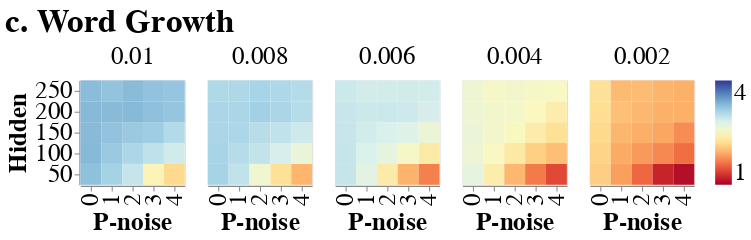

Source (notebook cell):
### Markdown cell above
## Word growth

### Code cell
r3 = fig2(
    df_growth_word,
    title="c. Word Growth",
    var="growth",
    color_scheme="redyellowblue",
    domain=(1, 4),
    font_size=24,
    epsilon_label="",
    hide_legend=False
)

r3

### Figure 1 — Vega-Lite specification as saved in the notebook (floating-point values rounded to 4 significant figures)
{"config": {"view": {"continuousWidth": 400, "continuousHeight": 300}, "axis": {"labelFontSize": 24, "titleFontSize": 24}, "header": {"labelFontSize": 24, "titleFontSize": 24}, "legend": {"labelFontSize": 24, "titleFontSize": 24}, "title": {"font": "serif", "fontSize": 32, "fontStyle": "normal"}}, "data": {"name": "data-d84a7aaa31c09cefe8e3cfa32ea7f166"}, "mark": "rect", "encoding": {"color": {"type": "quantitative", "field": "growth", "scale": {"domain": [1, 4], "scheme": "redyellowblue"}, "title": null}, "column": {"type": "ordinal", "field": "learning_rate", "sort": "descending", "title": ""}, "x": {"type": "ordinal", "field": "p_noise", "title": "P-noise"}, "y": {"type": "ordinal", "field": "hidden_units", "sort": "descending", "title": "Hidden"}}, "title": "c. Word Growth", "$schema": "https://vega.github.io/schema/vega-lite/v4.8.1.json", "datasets": {"data-d84a7aaa31c09cefe8e3cfa32ea7f166": [{"hidden_units": 50.0, "p_noise": 0.0, "learning_rate": 0.002, "code_name": 64760000.0, "cleanup_units": 15.0, "mse": 0.001613, "max_acc": 0.8724, "k": 7.331, "x0": 0.01354, "growth": 2.109}, {"hidden_units": 50.0, "p_noise": 0.0, "learning_rate": 0.004, "code_name": 64760000.0, "cleanup_units": 15.0, "mse": 0.001807, "max_acc": 0.9069, "k": 14.52, "x0": 0.007016, "growth": 2.701}, {"hidden_units": 50.0, "p_noise": 0.0, "learning_rate": 0.006, "code_name": 64760000.0, "cleanup_units": 15.0, "mse": 0.002192, "max_acc": 0.9245, "k": 18.64, "x0": 0.003905, "growth": 2.938}, {"hidden_units": 50.0, "p_noise": 0.0, "learning_rate": 0.008, "code_name": 64760000.0, "cleanup_units": 15.0, "mse": 0.002609, "max_acc": 0.9417, "k": 23.14, "x0": 0.002667, "growth": 3.121}, {"hidden_units": 50.0, "p_noise": 0.0, "learning_rate": 0.01, "code_name": 64760000.0, "cleanup_units": 15.0, "mse": 0.002172, "max_acc": 0.9428, "k": 26.95, "x0": 0.001875, "growth": 3.255}, {"hidden_units": 50.0, "p_noise": 1.0, "learning_rate": 0.002, "code_name": 64760000.0, "cleanup_units": 15.0, "mse": 0.00123, "max_acc": 0.8753, "k": 5.469, "x0": 0.0494, "growth": 1.842}, {"hidden_units": 50.0, "p_noise": 1.0, "learning_rate": 0.004, "code_name": 64760000.0, "cleanup_units": 15.0, "mse": 0.001672, "max_acc": 0.9116, "k": 10.35, "x0": 0.02052, "growth": 2.375}, {"hidden_units": 50.0, "p_noise": 1.0, "learning_rate": 0.006, "code_name": 64760000.0, "cleanup_units": 15.0, "mse": 0.00189, "max_acc": 0.9156, "k": 15.37, "x0": 0.01294, "growth": 2.74}, {"hidden_units": 50.0, "p_noise": 1.0, "learning_rate": 0.008, "code_name": 64760000.0, "cleanup_units": 15.0, "mse": 0.001937, "max_acc": 0.9169, "k": 19.89, "x0": 0.008648, "growth": 2.969}, {"hidden_units": 50.0, "p_noise": 1.0, "learning_rate": 0.01, "code_name": 64760000.0, "cleanup_units": 15.0, "mse": 0.002128, "max_acc": 0.9211, "k": 23.19, "x0": 0.006649, "growth": 3.128}, {"hidden_units": 50.0, "p_noise": 2.0, "learning_rate": 0.002, "code_name": 64760000.0, "cleanup_units": 15.0, "mse": 0.0007661, "max_acc": 0.8405, "k": 3.909, "x0": 0.1333, "growth": 1.564}, {"hidden_units": 50.0, "p_noise": 2.0, "learning_rate": 0.004, "code_name": 64760000.0, "cleanup_units": 15.0, "mse": 0.001328, "max_acc": 0.8866, "k": 6.513, "x0": 0.05958, "growth": 1.973}, {"hidden_units": 50.0, "p_noise": 2.0, "learning_rate": 0.006, "code_name": 64760000.0, "cleanup_units": 15.0, "mse": 0.002031, "max_acc": 0.8901, "k": 9.949, "x0": 0.03443, "growth": 2.349}, {"hidden_units": 50.0, "p_noise": 2.0, "learning_rate": 0.008, "code_name": 64760000.0, "cleanup_units": 15.0, "mse": 0.001881, "max_acc": 0.9055, "k": 13.36, "x0": 0.02401, "growth": 2.606}, {"hidden_units": 50.0, "p_noise": 2.0, "learning_rate": 0.01, "code_name": 64760000.0, "cleanup_units": 15.0, "mse": 0.002219, "max_acc": 0.8978, "k": 18.73, "x0": 0.01941, "growth": 2.932}, {"hidden_units": 50.0, "p_noise": 3.0, "learning_rate": 0.002, "code_name": 64760000.0, "cleanup_units": 15.0, "mse": 0.00108, "max_acc": 0.8265, "k": 2.492, "x0": 0.2407, "growth": 1.216}, {"hidden_units": 50.0, "p_noise": 3.0, "learning_rate": 0.004, "code_name": 64760000.0, "cleanup_units": 15.0, "mse": 0.001173, "max_acc": 0.8641, "k": 4.562, "x0": 0.1094, "growth": 1.664}, {"hidden_units": 50.0, "p_noise": 3.0, "learning_rate": 0.006, "code_name": 64760000.0, "cleanup_units": 15.0, "mse": 0.001409, "max_acc": 0.8661, "k": 6.324, "x0": 0.06728, "growth": 1.944}, {"hidden_units": 50.0, "p_noise": 3.0, "learning_rate": 0.008, "code_name": 64760000.0, "cleanup_units": 15.0, "mse": 0.002042, "max_acc": 0.8637, "k": 8.819, "x0": 0.04698, "growth": 2.242}, {"hidden_units": 50.0, "p_noise": 3.0, "learning_rate": 0.01, "code_name": 64760000.0, "cleanup_units": 15.0, "mse": 0.00198, "max_acc": 0.8812, "k": 11.16, "x0": 0.03398, "growth": 2.441}, {"hidden_units": 50.0, "p_noise": 4.0, "learning_rate": 0.002, "code_name": 64760000.0, "cleanup_units": 15.0, "mse": 0.001225, "max_acc": 0.8189, "k": 2.503, "x0": 0.3753, "growth": 1.088}, {"hidden_units": 50.0, "p_noise": 4.0, "learning_rate": 0.004, "code_name": 64760000.0, "cleanup_units": 15.0, "mse": 0.001236, "max_acc": 0.8431, "k": 3.28, "x0": 0.1748, "growth": 1.416}, {"hidden_units": 50.0, "p_noise": 4.0, "learning_rate": 0.006, "code_name": 64760000.0, "cleanup_units": 15.0, "mse": 0.001501, "max_acc": 0.8365, "k": 4.676, "x0": 0.1041, "growth": 1.693}, {"hidden_units": 50.0, "p_noise": 4.0, "learning_rate": 0.008, "code_name": 64760000.0, "cleanup_units": 15.0, "mse": 0.001417, "max_acc": 0.8584, "k": 6.403, "x0": 0.06947, "growth": 1.96}, {"hidden_units": 50.0, "p_noise": 4.0, "learning_rate": 0.01, "code_name": 64760000.0, "cleanup_units": 15.0, "mse": 0.002262, "max_acc": 0.8491, "k": 8.285, "x0": 0.05476, "growth": 2.185}, {"hidden_units": 100.0, "p_noise": 0.0, "learning_rate": 0.002, "code_name": 64760000.0, "cleanup_units": 15.0, "mse": 0.001991, "max_acc": 0.9146, "k": 7.846, "x0": 0.008416, "growth": 2.148}, {"hidden_units": 100.0, "p_noise": 0.0, "learning_rate": 0.004, "code_name": 64760000.0, "cleanup_units": 15.0, "mse": 0.002688, "max_acc": 0.9592, "k": 13.65, "x0": 0.003875, "growth": 2.632}, {"hidden_units": 100.0, "p_noise": 0.0, "learning_rate": 0.006, "code_name": 64760000.0, "cleanup_units": 15.0, "mse": 0.002054, "max_acc": 0.974, "k": 19.61, "x0": 0.002893, "growth": 2.937}, {"hidden_units": 100.0, "p_noise": 0.0, "learning_rate": 0.008, "code_name": 64760000.0, "cleanup_units": 15.0, "mse": 0.002357, "max_acc": 0.9791, "k": 23.65, "x0": 0.001775, "growth": 3.115}, {"hidden_units": 100.0, "p_noise": 0.0, "learning_rate": 0.01, "code_name": 64760000.0, "cleanup_units": 15.0, "mse": 0.002587, "max_acc": 0.9794, "k": 29.32, "x0": 0.0009945, "growth": 3.302}, {"hidden_units": 100.0, "p_noise": 1.0, "learning_rate": 0.002, "code_name": 64760000.0, "cleanup_units": 15.0, "mse": 0.001269, "max_acc": 0.9575, "k": 6.166, "x0": 0.02146, "growth": 1.898}, {"hidden_units": 100.0, "p_noise": 1.0, "learning_rate": 0.004, "code_name": 64760000.0, "cleanup_units": 15.0, "mse": 0.00165, "max_acc": 0.9653, "k": 12.46, "x0": 0.009216, "growth": 2.511}, {"hidden_units": 100.0, "p_noise": 1.0, "learning_rate": 0.006, "code_name": 64760000.0, "cleanup_units": 15.0, "mse": 0.001548, "max_acc": 0.9692, "k": 17.09, "x0": 0.005534, "growth": 2.805}, {"hidden_units": 100.0, "p_noise": 1.0, "learning_rate": 0.008, "code_name": 64760000.0, "cleanup_units": 15.0, "mse": 0.001507, "max_acc": 0.9781, "k": 21.88, "x0": 0.004671, "growth": 3.032}, {"hidden_units": 100.0, "p_noise": 1.0, "learning_rate": 0.01, "code_name": 64760000.0, "cleanup_units": 15.0, "mse": 0.001482, "max_acc": 0.9786, "k": 25.9, "x0": 0.003036, "growth": 3.193}, {"hidden_units": 100.0, "p_noise": 2.0, "learning_rate": 0.002, "code_name": 64760000.0, "cleanup_units": 15.0, "mse": 0.001236, "max_acc": 0.9257, "k": 5.491, "x0": 0.04743, "growth": 1.811}, {"hidden_units": 100.0, "p_noise": 2.0, "learning_rate": 0.004, "code_name": 64760000.0, "cleanup_units": 15.0, "mse": 0.001256, "max_acc": 0.9578, "k": 10.29, "x0": 0.02, "growth": 2.329}, {"hidden_units": 100.0, "p_noise": 2.0, "learning_rate": 0.006, "code_name": 64760000.0, "cleanup_units": 15.0, "mse": 0.001344, "max_acc": 0.9693, "k": 15.66, "x0": 0.01317, "growth": 2.712}, {"hidden_units": 100.0, "p_noise": 2.0, "learning_rate": 0.008, "code_name": 64760000.0, "cleanup_units": 15.0, "mse": 0.001325, "max_acc": 0.9742, "k": 20.03, "x0": 0.009033, "growth": 2.956}, {"hidden_units": 100.0, "p_noise": 2.0, "learning_rate": 0.01, "code_name": 64760000.0, "cleanup_units": 15.0, "mse": 0.001344, "max_acc": 0.9774, "k": 23.33, "x0": 0.005622, "growth": 3.086}, {"hidden_units": 100.0, "p_noise": 3.0, "learning_rate": 0.002, "code_name": 64760000.0, "cleanup_units": 15.0, "mse": 0.0009732, "max_acc": 0.9006, "k": 4.901, "x0": 0.08643, "growth": 1.728}, {"hidden_units": 100.0, "p_noise": 3.0, "learning_rate": 0.004, "code_name": 64760000.0, "cleanup_units": 15.0, "mse": 0.001171, "max_acc": 0.9518, "k": 7.901, "x0": 0.03727, "growth": 2.119}, {"hidden_units": 100.0, "p_noise": 3.0, "learning_rate": 0.006, "code_name": 64760000.0, "cleanup_units": 15.0, "mse": 0.001361, "max_acc": 0.9662, "k": 13.17, "x0": 0.02109, "growth": 2.541}, {"hidden_units": 100.0, "p_noise": 3.0, "learning_rate": 0.008, "code_name": 64760000.0, "cleanup_units": 15.0, "mse": 0.0014, "max_acc": 0.9704, "k": 17.95, "x0": 0.01581, "growth": 2.831}, {"hidden_units": 100.0, "p_noise": 3.0, "learning_rate": 0.01, "code_name": 64760000.0, "cleanup_units": 15.0, "mse": 0.001468, "max_acc": 0.9706, "k": 20.77, "x0": 0.01103, "growth": 2.975}, {"hidden_units": 100.0, "p_noise": 4.0, "learning_rate": 0.002, "code_name": 64760000.0, "cleanup_units": 15.0, "mse": 0.0009965, "max_acc": 0.8675, "k": 4.092, "x0": 0.1384, "growth": 1.598}, {"hidden_units": 100.0, "p_noise": 4.0, "learning_rate": 0.004, "code_name": 64760000.0, "cleanup_units": 15.0, "mse": 0.001172, "max_acc": 0.9207, "k": 6.895, "x0": 0.06306, "growth": 2.017}, {"hidden_units": 100.0, "p_noise": 4.0, "learning_rate": 0.006, "code_name": 64760000.0, "cleanup_units": 15.0, "mse": 0.001259, "max_acc": 0.9472, "k": 10.32, "x0": 0.03542, "growth": 2.339}, {"hidden_units": 100.0, "p_noise": 4.0, "learning_rate": 0.008, "code_name": 64760000.0, "cleanup_units": 15.0, "mse": 0.00129, "max_acc": 0.9575, "k": 15.09, "x0": 0.02457, "growth": 2.658}, {"hidden_units": 100.0, "p_noise": 4.0, "learning_rate": 0.01, "code_name": 64760000.0, "cleanup_units": 15.0, "mse": 0.001555, "max_acc": 0.9648, "k": 18.49, "x0": 0.01823, "growth": 2.865}, {"hidden_units": 150.0, "p_noise": 0.0, "learning_rate": 0.002, "code_name": 64760000.0, "cleanup_units": 15.0, "mse": 0.002302, "max_acc": 0.9145, "k": 8.145, "x0": 0.006429, "growth": 2.179}, {"hidden_units": 150.0, "p_noise": 0.0, "learning_rate": 0.004, "code_name": 64760000.0, "cleanup_units": 15.0, "mse": 0.002585, "max_acc": 0.9632, "k": 14.0, "x0": 0.002712, "growth": 2.65}, {"hidden_units": 150.0, "p_noise": 0.0, "learning_rate": 0.006, "code_name": 64760000.0, "cleanup_units": 15.0, "mse": 0.002392, "max_acc": 0.9777, "k": 19.52, "x0": 0.002196, "growth": 2.931}, {"hidden_units": 150.0, "p_noise": 0.0, "learning_rate": 0.008, "code_name": 64760000.0, "cleanup_units": 15.0, "mse": 0.002305, "max_acc": 0.9898, "k": 23.48, "x0": 0.0007772, "growth": 3.097}, {"hidden_units": 150.0, "p_noise": 0.0, "learning_rate": 0.01, "code_name": 64760000.0, "cleanup_units": 15.0, "mse": 0.002434, "max_acc": 0.9908, "k": 28.98, "x0": 0.0008347, "growth": 3.287}, {"hidden_units": 150.0, "p_noise": 1.0, "learning_rate": 0.002, "code_name": 64760000.0, "cleanup_units": 15.0, "mse": 0.00149, "max_acc": 0.947, "k": 6.564, "x0": 0.01563, "growth": 1.969}, {"hidden_units": 150.0, "p_noise": 1.0, "learning_rate": 0.004, "code_name": 64760000.0, "cleanup_units": 15.0, "mse": 0.001616, "max_acc": 0.9685, "k": 12.99, "x0": 0.007577, "growth": 2.569}, {"hidden_units": 150.0, "p_noise": 1.0, "learning_rate": 0.006, "code_name": 64760000.0, "cleanup_units": 15.0, "mse": 0.001578, "max_acc": 0.9805, "k": 18.15, "x0": 0.004728, "growth": 2.863}, {"hidden_units": 150.0, "p_noise": 1.0, "learning_rate": 0.008, "code_name": 64760000.0, "cleanup_units": 15.0, "mse": 0.001587, "max_acc": 0.9863, "k": 23.41, "x0": 0.003402, "growth": 3.094}, {"hidden_units": 150.0, "p_noise": 1.0, "learning_rate": 0.01, "code_name": 64760000.0, "cleanup_units": 15.0, "mse": 0.00183, "max_acc": 0.9902, "k": 27.27, "x0": 0.002247, "growth": 3.237}, {"hidden_units": 150.0, "p_noise": 2.0, "learning_rate": 0.002, "code_name": 64760000.0, "cleanup_units": 15.0, "mse": 0.001088, "max_acc": 0.9284, "k": 6.113, "x0": 0.03085, "growth": 1.923}, {"hidden_units": 150.0, "p_noise": 2.0, "learning_rate": 0.004, "code_name": 64760000.0, "cleanup_units": 15.0, "mse": 0.001246, "max_acc": 0.9719, "k": 12.33, "x0": 0.01402, "growth": 2.501}, {"hidden_units": 150.0, "p_noise": 2.0, "learning_rate": 0.006, "code_name": 64760000.0, "cleanup_units": 15.0, "mse": 0.001244, "max_acc": 0.978, "k": 17.16, "x0": 0.007987, "growth": 2.811}, {"hidden_units": 150.0, "p_noise": 2.0, "learning_rate": 0.008, "code_name": 64760000.0, "cleanup_units": 15.0, "mse": 0.001183, "max_acc": 0.984, "k": 21.65, "x0": 0.005241, "growth": 3.021}, {"hidden_units": 150.0, "p_noise": 2.0, "learning_rate": 0.01, "code_name": 64760000.0, "cleanup_units": 15.0, "mse": 0.001371, "max_acc": 0.9878, "k": 26.18, "x0": 0.004499, "growth": 3.194}, {"hidden_units": 150.0, "p_noise": 3.0, "learning_rate": 0.002, "code_name": 64760000.0, "cleanup_units": 15.0, "mse": 0.0009655, "max_acc": 0.9201, "k": 5.799, "x0": 0.05133, "growth": 1.877}, {"hidden_units": 150.0, "p_noise": 3.0, "learning_rate": 0.004, "code_name": 64760000.0, "cleanup_units": 15.0, "mse": 0.001486, "max_acc": 0.9646, "k": 10.6, "x0": 0.02056, "growth": 2.366}, {"hidden_units": 150.0, "p_noise": 3.0, "learning_rate": 0.006, "code_name": 64760000.0, "cleanup_units": 15.0, "mse": 0.001269, "max_acc": 0.9723, "k": 16.72, "x0": 0.01346, "growth": 2.77}, {"hidden_units": 150.0, "p_noise": 3.0, "learning_rate": 0.008, "code_name": 64760000.0, "cleanup_units": 15.0, "mse": 0.001315, "max_acc": 0.9828, "k": 20.61, "x0": 0.009141, "growth": 2.971}, {"hidden_units": 150.0, "p_noise": 3.0, "learning_rate": 0.01, "code_name": 64760000.0, "cleanup_units": 15.0, "mse": 0.001281, "max_acc": 0.987, "k": 25.34, "x0": 0.006949, "growth": 3.165}, {"hidden_units": 150.0, "p_noise": 4.0, "learning_rate": 0.002, "code_name": 64760000.0, "cleanup_units": 15.0, "mse": 0.00103, "max_acc": 0.9148, "k": 5.023, "x0": 0.06965, "growth": 1.752}, {"hidden_units": 150.0, "p_noise": 4.0, "learning_rate": 0.004, "code_name": 64760000.0, "cleanup_units": 15.0, "mse": 0.001142, "max_acc": 0.955, "k": 9.171, "x0": 0.03122, "growth": 2.244}, {"hidden_units": 150.0, "p_noise": 4.0, "learning_rate": 0.006, "code_name": 64760000.0, "cleanup_units": 15.0, "mse": 0.001274, "max_acc": 0.9765, "k": 14.73, "x0": 0.019, "growth": 2.647}, {"hidden_units": 150.0, "p_noise": 4.0, "learning_rate": 0.008, "code_name": 64760000.0, "cleanup_units": 15.0, "mse": 0.001287, "max_acc": 0.9786, "k": 18.94, "x0": 0.01312, "growth": 2.89}, {"hidden_units": 150.0, "p_noise": 4.0, "learning_rate": 0.01, "code_name": 64760000.0, "cleanup_units": 15.0, "mse": 0.001407, "max_acc": 0.982, "k": 22.17, "x0": 0.009002, "growth": 3.05}, {"hidden_units": 200.0, "p_noise": 0.0, "learning_rate": 0.002, "code_name": 64760000.0, "cleanup_units": 15.0, "mse": 0.002609, "max_acc": 0.9126, "k": 8.586, "x0": 0.006145, "growth": 2.222}, {"hidden_units": 200.0, "p_noise": 0.0, "learning_rate": 0.004, "code_name": 64760000.0, "cleanup_units": 15.0, "mse": 0.002995, "max_acc": 0.9583, "k": 13.63, "x0": 0.002097, "growth": 2.627}, {"hidden_units": 200.0, "p_noise": 0.0, "learning_rate": 0.006, "code_name": 64760000.0, "cleanup_units": 15.0, "mse": 0.002646, "max_acc": 0.9764, "k": 19.35, "x0": 0.001511, "growth": 2.928}, {"hidden_units": 200.0, "p_noise": 0.0, "learning_rate": 0.008, "code_name": 64760000.0, "cleanup_units": 15.0, "mse": 0.002451, "max_acc": 0.9859, "k": 23.57, "x0": 0.0006578, "growth": 3.103}, {"hidden_units": 200.0, "p_noise": 0.0, "learning_rate": 0.01, "code_name": 64760000.0, "cleanup_units": 15.0, "mse": 0.002385, "max_acc": 0.987, "k": 29.39, "x0": 0.0006439, "growth": 3.298}, {"hidden_units": 200.0, "p_noise": 1.0, "learning_rate": 0.002, "code_name": 64760000.0, "cleanup_units": 15.0, "mse": 0.001385, "max_acc": 0.9447, "k": 6.974, "x0": 0.01526, "growth": 2.02}, {"hidden_units": 200.0, "p_noise": 1.0, "learning_rate": 0.004, "code_name": 64760000.0, "cleanup_units": 15.0, "mse": 0.001554, "max_acc": 0.9726, "k": 13.41, "x0": 0.006796, "growth": 2.58}, {"hidden_units": 200.0, "p_noise": 1.0, "learning_rate": 0.006, "code_name": 64760000.0, "cleanup_units": 15.0, "mse": 0.001623, "max_acc": 0.9814, "k": 18.96, "x0": 0.004446, "growth": 2.901}, {"hidden_units": 200.0, "p_noise": 1.0, "learning_rate": 0.008, "code_name": 64760000.0, "cleanup_units": 15.0, "mse": 0.00145, "max_acc": 0.987, "k": 23.67, "x0": 0.002686, "growth": 3.1}, {"hidden_units": 200.0, "p_noise": 1.0, "learning_rate": 0.01, "code_name": 64760000.0, "cleanup_units": 15.0, "mse": 0.001544, "max_acc": 0.9887, "k": 28.88, "x0": 0.002467, "growth": 3.286}, {"hidden_units": 200.0, "p_noise": 2.0, "learning_rate": 0.002, "code_name": 64760000.0, "cleanup_units": 15.0, "mse": 0.00124, "max_acc": 0.9433, "k": 6.579, "x0": 0.02631, "growth": 1.972}, {"hidden_units": 200.0, "p_noise": 2.0, "learning_rate": 0.004, "code_name": 64760000.0, "cleanup_units": 15.0, "mse": 0.001329, "max_acc": 0.972, "k": 13.15, "x0": 0.01231, "growth": 2.56}, {"hidden_units": 200.0, "p_noise": 2.0, "learning_rate": 0.006, "code_name": 64760000.0, "cleanup_units": 15.0, "mse": 0.001519, "max_acc": 0.9781, "k": 19.1, "x0": 0.007458, "growth": 2.905}, {"hidden_units": 200.0, "p_noise": 2.0, "learning_rate": 0.008, "code_name": 64760000.0, "cleanup_units": 15.0, "mse": 0.0014, "max_acc": 0.9858, "k": 24.77, "x0": 0.005995, "growth": 3.142}, {"hidden_units": 200.0, "p_noise": 2.0, "learning_rate": 0.01, "code_name": 64760000.0, "cleanup_units": 15.0, "mse": 0.001315, "max_acc": 0.9882, "k": 29.13, "x0": 0.004364, "growth": 3.297}, {"hidden_units": 200.0, "p_noise": 3.0, "learning_rate": 0.002, "code_name": 64760000.0, "cleanup_units": 15.0, "mse": 0.001303, "max_acc": 0.9404, "k": 6.324, "x0": 0.03689, "growth": 1.931}, {"hidden_units": 200.0, "p_noise": 3.0, "learning_rate": 0.004, "code_name": 64760000.0, "cleanup_units": 15.0, "mse": 0.001275, "max_acc": 0.9683, "k": 12.01, "x0": 0.01721, "growth": 2.488}, {"hidden_units": 200.0, "p_noise": 3.0, "learning_rate": 0.006, "code_name": 64760000.0, "cleanup_units": 15.0, "mse": 0.001384, "max_acc": 0.9752, "k": 18.9, "x0": 0.01158, "growth": 2.894}, {"hidden_units": 200.0, "p_noise": 3.0, "learning_rate": 0.008, "code_name": 64760000.0, "cleanup_units": 15.0, "mse": 0.001212, "max_acc": 0.9818, "k": 23.78, "x0": 0.00724, "growth": 3.095}, {"hidden_units": 200.0, "p_noise": 3.0, "learning_rate": 0.01, "code_name": 64760000.0, "cleanup_units": 15.0, "mse": 0.00128, "max_acc": 0.9861, "k": 27.78, "x0": 0.005755, "growth": 3.253}, {"hidden_units": 200.0, "p_noise": 4.0, "learning_rate": 0.002, "code_name": 64760000.0, "cleanup_units": 15.0, "mse": 0.001249, "max_acc": 0.9206, "k": 6.181, "x0": 0.0557, "growth": 1.925}, {"hidden_units": 200.0, "p_noise": 4.0, "learning_rate": 0.004, "code_name": 64760000.0, "cleanup_units": 15.0, "mse": 0.001504, "max_acc": 0.9703, "k": 10.77, "x0": 0.02278, "growth": 2.381}, {"hidden_units": 200.0, "p_noise": 4.0, "learning_rate": 0.006, "code_name": 64760000.0, "cleanup_units": 15.0, "mse": 0.001488, "max_acc": 0.9716, "k": 17.74, "x0": 0.0159, "growth": 2.839}, {"hidden_units": 200.0, "p_noise": 4.0, "learning_rate": 0.008, "code_name": 64760000.0, "cleanup_units": 15.0, "mse": 0.001277, "max_acc": 0.9819, "k": 22.13, "x0": 0.01049, "growth": 3.037}, {"hidden_units": 200.0, "p_noise": 4.0, "learning_rate": 0.01, "code_name": 64760000.0, "cleanup_units": 15.0, "mse": 0.001191, "max_acc": 0.9832, "k": 26.95, "x0": 0.007395, "growth": 3.217}, {"hidden_units": 250.0, "p_noise": 0.0, "learning_rate": 0.002, "code_name": 64760000.0, "cleanup_units": 15.0, "mse": 0.002973, "max_acc": 0.9092, "k": 8.838, "x0": 0.004944, "growth": 2.249}, {"hidden_units": 250.0, "p_noise": 0.0, "learning_rate": 0.004, "code_name": 64760000.0, "cleanup_units": 15.0, "mse": 0.003371, "max_acc": 0.9633, "k": 13.58, "x0": 0.001666, "growth": 2.62}, {"hidden_units": 250.0, "p_noise": 0.0, "learning_rate": 0.006, "code_name": 64760000.0, "cleanup_units": 15.0, "mse": 0.0032, "max_acc": 0.9764, "k": 18.55, "x0": 0.0008426, "growth": 2.903}, {"hidden_units": 250.0, "p_noise": 0.0, "learning_rate": 0.008, "code_name": 64760000.0, "cleanup_units": 15.0, "mse": 0.002984, "max_acc": 0.9873, "k": 22.69, "x0": 0.0004928, "growth": 3.069}, {"hidden_units": 250.0, "p_noise": 0.0, "learning_rate": 0.01, "code_name": 64760000.0, "cleanup_units": 15.0, "mse": 0.002609, "max_acc": 0.9876, "k": 28.62, "x0": 0.0006713, "growth": 3.276}, {"hidden_units": 250.0, "p_noise": 1.0, "learning_rate": 0.002, "code_name": 64760000.0, "cleanup_units": 15.0, "mse": 0.001633, "max_acc": 0.9552, "k": 6.727, "x0": 0.01039, "growth": 1.991}, {"hidden_units": 250.0, "p_noise": 1.0, "learning_rate": 0.004, "code_name": 64760000.0, "cleanup_units": 15.0, "mse": 0.00171, "max_acc": 0.9767, "k": 12.58, "x0": 0.004278, "growth": 2.544}, {"hidden_units": 250.0, "p_noise": 1.0, "learning_rate": 0.006, "code_name": 64760000.0, "cleanup_units": 15.0, "mse": 0.001493, "max_acc": 0.9854, "k": 17.73, "x0": 0.003292, "growth": 2.853}, {"hidden_units": 250.0, "p_noise": 1.0, "learning_rate": 0.008, "code_name": 64760000.0, "cleanup_units": 15.0, "mse": 0.001702, "max_acc": 0.9915, "k": 23.01, "x0": 0.002382, "growth": 3.082}, {"hidden_units": 250.0, "p_noise": 1.0, "learning_rate": 0.01, "code_name": 64760000.0, "cleanup_units": 15.0, "mse": 0.001825, "max_acc": 0.994, "k": 26.98, "x0": 0.001395, "growth": 3.232}, {"hidden_units": 250.0, "p_noise": 2.0, "learning_rate": 0.002, "code_name": 64760000.0, "cleanup_units": 15.0, "mse": 0.001248, "max_acc": 0.9395, "k": 6.675, "x0": 0.01908, "growth": 1.998}, {"hidden_units": 250.0, "p_noise": 2.0, "learning_rate": 0.004, "code_name": 64760000.0, "cleanup_units": 15.0, "mse": 0.001513, "max_acc": 0.9729, "k": 12.84, "x0": 0.008353, "growth": 2.565}, {"hidden_units": 250.0, "p_noise": 2.0, "learning_rate": 0.006, "code_name": 64760000.0, "cleanup_units": 15.0, "mse": 0.00138, "max_acc": 0.9868, "k": 18.04, "x0": 0.005496, "growth": 2.863}, {"hidden_units": 250.0, "p_noise": 2.0, "learning_rate": 0.008, "code_name": 64760000.0, "cleanup_units": 15.0, "mse": 0.001368, "max_acc": 0.9904, "k": 23.67, "x0": 0.004671, "growth": 3.115}, {"hidden_units": 250.0, "p_noise": 2.0, "learning_rate": 0.01, "code_name": 64760000.0, "cleanup_units": 15.0, "mse": 0.001524, "max_acc": 0.9935, "k": 28.88, "x0": 0.003546, "growth": 3.282}, {"hidden_units": 250.0, "p_noise": 3.0, "learning_rate": 0.002, "code_name": 64760000.0, "cleanup_units": 15.0, "mse": 0.001281, "max_acc": 0.9391, "k": 6.379, "x0": 0.02969, "growth": 1.952}, {"hidden_units": 250.0, "p_noise": 3.0, "learning_rate": 0.004, "code_name": 64760000.0, "cleanup_units": 15.0, "mse": 0.001165, "max_acc": 0.9737, "k": 12.57, "x0": 0.01347, "growth": 2.526}, {"hidden_units": 250.0, "p_noise": 3.0, "learning_rate": 0.006, "code_name": 64760000.0, "cleanup_units": 15.0, "mse": 0.001495, "max_acc": 0.9847, "k": 18.08, "x0": 0.007988, "growth": 2.864}, {"hidden_units": 250.0, "p_noise": 3.0, "learning_rate": 0.008, "code_name": 64760000.0, "cleanup_units": 15.0, "mse": 0.001117, "max_acc": 0.9884, "k": 22.91, "x0": 0.005357, "growth": 3.081}, {"hidden_units": 250.0, "p_noise": 3.0, "learning_rate": 0.01, "code_name": 64760000.0, "cleanup_units": 15.0, "mse": 0.001218, "max_acc": 0.9926, "k": 26.93, "x0": 0.004055, "growth": 3.237}, {"hidden_units": 250.0, "p_noise": 4.0, "learning_rate": 0.002, "code_name": 64760000.0, "cleanup_units": 15.0, "mse": 0.001277, "max_acc": 0.9395, "k": 6.195, "x0": 0.0416, "growth": 1.928}, {"hidden_units": 250.0, "p_noise": 4.0, "learning_rate": 0.004, "code_name": 64760000.0, "cleanup_units": 15.0, "mse": 0.001391, "max_acc": 0.9622, "k": 12.33, "x0": 0.01822, "growth": 2.519}, {"hidden_units": 250.0, "p_noise": 4.0, "learning_rate": 0.006, "code_name": 64760000.0, "cleanup_units": 15.0, "mse": 0.001446, "max_acc": 0.9774, "k": 17.96, "x0": 0.01115, "growth": 2.86}, {"hidden_units": 250.0, "p_noise": 4.0, "learning_rate": 0.008, "code_name": 64760000.0, "cleanup_units": 15.0, "mse": 0.001103, "max_acc": 0.987, "k": 22.16, "x0": 0.00724, "growth": 3.047}, {"hidden_units": 250.0, "p_noise": 4.0, "learning_rate": 0.01, "code_name": 64760000.0, "cleanup_units": 15.0, "mse": 0.001383, "max_acc": 0.9903, "k": 26.05, "x0": 0.005398, "growth": 3.214}]}}
